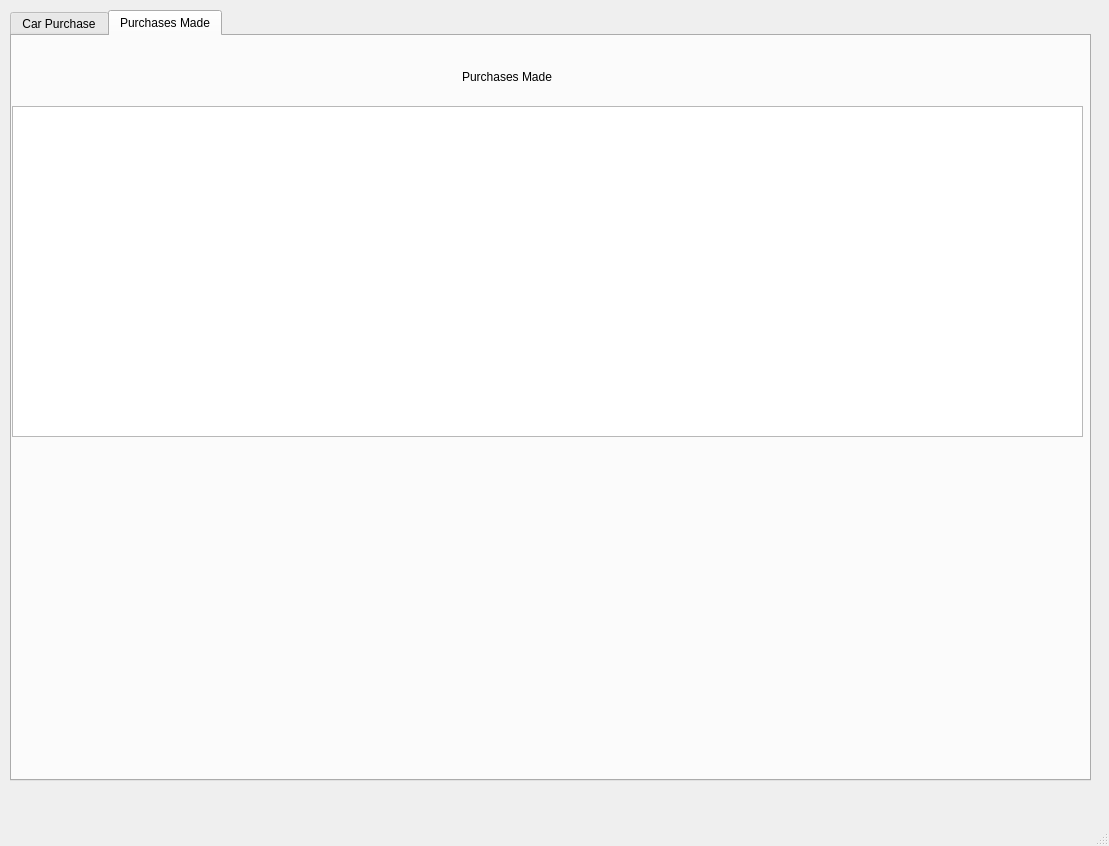
<?xml version="1.0" encoding="UTF-8"?>
<ui version="4.0">
 <class>carFinancing</class>
 <widget class="QMainWindow" name="carFinancing">
  <property name="geometry">
   <rect>
    <x>0</x>
    <y>0</y>
    <width>1109</width>
    <height>846</height>
   </rect>
  </property>
  <property name="windowTitle">
   <string>Car Financing</string>
  </property>
  <widget class="QWidget" name="centralwidget">
   <widget class="QTabWidget" name="tbCarFinancing">
    <property name="geometry">
     <rect>
      <x>10</x>
      <y>10</y>
      <width>1081</width>
      <height>771</height>
     </rect>
    </property>
    <property name="font">
     <font>
      <family>Segoe UI</family>
      <pointsize>9</pointsize>
     </font>
    </property>
    <property name="currentIndex">
     <number>1</number>
    </property>
    <widget class="QWidget" name="tabCarPurchase">
     <attribute name="title">
      <string>Car Purchase</string>
     </attribute>
     <widget class="QLabel" name="lblName">
      <property name="geometry">
       <rect>
        <x>80</x>
        <y>20</y>
        <width>81</width>
        <height>41</height>
       </rect>
      </property>
      <property name="text">
       <string>Enter Name</string>
      </property>
     </widget>
     <widget class="QLabel" name="lblAge">
      <property name="geometry">
       <rect>
        <x>80</x>
        <y>60</y>
        <width>81</width>
        <height>41</height>
       </rect>
      </property>
      <property name="text">
       <string>Enter Age</string>
      </property>
     </widget>
     <widget class="QLineEdit" name="txtName">
      <property name="geometry">
       <rect>
        <x>270</x>
        <y>30</y>
        <width>131</width>
        <height>22</height>
       </rect>
      </property>
     </widget>
     <widget class="QLineEdit" name="txtAge">
      <property name="geometry">
       <rect>
        <x>270</x>
        <y>70</y>
        <width>131</width>
        <height>22</height>
       </rect>
      </property>
     </widget>
     <widget class="QComboBox" name="cmbSelection">
      <property name="geometry">
       <rect>
        <x>270</x>
        <y>110</y>
        <width>131</width>
        <height>22</height>
       </rect>
      </property>
      <item>
       <property name="text">
        <string>Sonata</string>
       </property>
      </item>
      <item>
       <property name="text">
        <string>Corolla</string>
       </property>
      </item>
      <item>
       <property name="text">
        <string>Civic</string>
       </property>
      </item>
      <item>
       <property name="text">
        <string>Camry</string>
       </property>
      </item>
     </widget>
     <widget class="QLabel" name="lblSelection">
      <property name="geometry">
       <rect>
        <x>80</x>
        <y>100</y>
        <width>111</width>
        <height>41</height>
       </rect>
      </property>
      <property name="text">
       <string>Select Car Type</string>
      </property>
     </widget>
     <widget class="QGroupBox" name="grpSelectModel">
      <property name="geometry">
       <rect>
        <x>460</x>
        <y>90</y>
        <width>231</width>
        <height>61</height>
       </rect>
      </property>
      <property name="title">
       <string>Select Model</string>
      </property>
      <widget class="QRadioButton" name="rdBasic">
       <property name="geometry">
        <rect>
         <x>10</x>
         <y>20</y>
         <width>121</width>
         <height>20</height>
        </rect>
       </property>
       <property name="text">
        <string>Basic</string>
       </property>
      </widget>
      <widget class="QRadioButton" name="rdHybrid">
       <property name="geometry">
        <rect>
         <x>80</x>
         <y>20</y>
         <width>121</width>
         <height>20</height>
        </rect>
       </property>
       <property name="text">
        <string>Hybrid</string>
       </property>
      </widget>
      <widget class="QRadioButton" name="rdSport">
       <property name="geometry">
        <rect>
         <x>160</x>
         <y>20</y>
         <width>121</width>
         <height>20</height>
        </rect>
       </property>
       <property name="text">
        <string>Sport</string>
       </property>
      </widget>
     </widget>
     <widget class="QLabel" name="lblDownPayment">
      <property name="geometry">
       <rect>
        <x>80</x>
        <y>140</y>
        <width>141</width>
        <height>41</height>
       </rect>
      </property>
      <property name="text">
       <string>Enter Down Payment</string>
      </property>
     </widget>
     <widget class="QLineEdit" name="txtDownPayment">
      <property name="geometry">
       <rect>
        <x>270</x>
        <y>150</y>
        <width>131</width>
        <height>22</height>
       </rect>
      </property>
     </widget>
     <widget class="QListWidget" name="lstPayments">
      <property name="geometry">
       <rect>
        <x>350</x>
        <y>240</y>
        <width>701</width>
        <height>491</height>
       </rect>
      </property>
     </widget>
     <widget class="QPushButton" name="btnPurchase">
      <property name="geometry">
       <rect>
        <x>80</x>
        <y>200</y>
        <width>93</width>
        <height>28</height>
       </rect>
      </property>
      <property name="text">
       <string>Purchase</string>
      </property>
     </widget>
     <widget class="QPushButton" name="btnClear">
      <property name="geometry">
       <rect>
        <x>80</x>
        <y>240</y>
        <width>93</width>
        <height>28</height>
       </rect>
      </property>
      <property name="text">
       <string>Clear</string>
      </property>
     </widget>
     <widget class="QPushButton" name="btnExit">
      <property name="geometry">
       <rect>
        <x>200</x>
        <y>240</y>
        <width>93</width>
        <height>28</height>
       </rect>
      </property>
      <property name="text">
       <string>Exit</string>
      </property>
     </widget>
     <widget class="QPushButton" name="btnPayments">
      <property name="geometry">
       <rect>
        <x>200</x>
        <y>200</y>
        <width>111</width>
        <height>28</height>
       </rect>
      </property>
      <property name="text">
       <string>Show Payments</string>
      </property>
     </widget>
     <widget class="QLabel" name="lblMonthlyPayments">
      <property name="geometry">
       <rect>
        <x>650</x>
        <y>190</y>
        <width>121</width>
        <height>41</height>
       </rect>
      </property>
      <property name="text">
       <string>Monthly Payments</string>
      </property>
     </widget>
    </widget>
    <widget class="QWidget" name="tabPurchasesMade">
     <attribute name="title">
      <string>Purchases Made</string>
     </attribute>
     <widget class="QListWidget" name="lstPurchasesMade">
      <property name="geometry">
       <rect>
        <x>0</x>
        <y>70</y>
        <width>1071</width>
        <height>331</height>
       </rect>
      </property>
     </widget>
     <widget class="QLabel" name="lblPurchasesMade">
      <property name="geometry">
       <rect>
        <x>450</x>
        <y>20</y>
        <width>121</width>
        <height>41</height>
       </rect>
      </property>
      <property name="text">
       <string>Purchases Made</string>
      </property>
     </widget>
    </widget>
   </widget>
  </widget>
  <widget class="QMenuBar" name="menubar">
   <property name="geometry">
    <rect>
     <x>0</x>
     <y>0</y>
     <width>1109</width>
     <height>26</height>
    </rect>
   </property>
  </widget>
  <widget class="QStatusBar" name="statusbar"/>
 </widget>
 <resources/>
 <connections/>
</ui>
